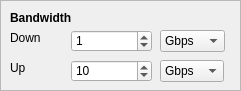
    <widget class="QFrame" name="frame">
     <property name="geometry">
      <rect>
       <x>10</x>
       <y>260</y>
       <width>241</width>
       <height>91</height>
      </rect>
     </property>
     <property name="frameShape">
      <enum>QFrame::StyledPanel</enum>
     </property>
     <property name="frameShadow">
      <enum>QFrame::Raised</enum>
     </property>
     <widget class="QComboBox" name="user_bw_up_unit">
      <property name="geometry">
       <rect>
        <x>160</x>
        <y>60</y>
        <width>64</width>
        <height>22</height>
       </rect>
      </property>
      <property name="currentIndex">
       <number>1</number>
      </property>
      <item>
       <property name="text">
        <string>Mbps</string>
       </property>
      </item>
      <item>
       <property name="text">
        <string>Gbps</string>
       </property>
      </item>
     </widget>
     <widget class="QComboBox" name="user_bw_down_unit">
      <property name="geometry">
       <rect>
        <x>160</x>
        <y>30</y>
        <width>65</width>
        <height>22</height>
       </rect>
      </property>
      <property name="currentIndex">
       <number>1</number>
      </property>
      <item>
       <property name="text">
        <string>Mbps</string>
       </property>
      </item>
      <item>
       <property name="text">
        <string>Gbps</string>
       </property>
      </item>
     </widget>
     <widget class="QSpinBox" name="user_bw_up">
      <property name="geometry">
       <rect>
        <x>71</x>
        <y>60</y>
        <width>81</width>
        <height>22</height>
       </rect>
      </property>
      <property name="value">
       <number>10</number>
      </property>
     </widget>
     <widget class="QLabel" name="label_5">
      <property name="geometry">
       <rect>
        <x>10</x>
        <y>30</y>
        <width>41</width>
        <height>16</height>
       </rect>
      </property>
      <property name="text">
       <string>Down</string>
      </property>
     </widget>
     <widget class="QSpinBox" name="user_bw_down">
      <property name="geometry">
       <rect>
        <x>71</x>
        <y>30</y>
        <width>81</width>
        <height>22</height>
       </rect>
      </property>
      <property name="maximum">
       <number>999</number>
      </property>
      <property name="value">
       <number>1</number>
      </property>
     </widget>
     <widget class="QLabel" name="label_6">
      <property name="geometry">
       <rect>
        <x>10</x>
        <y>60</y>
        <width>61</width>
        <height>16</height>
       </rect>
      </property>
      <property name="text">
       <string>Up</string>
      </property>
     </widget>
     <widget class="QLabel" name="label_7">
      <property name="geometry">
       <rect>
        <x>10</x>
        <y>10</y>
        <width>111</width>
        <height>16</height>
       </rect>
      </property>
      <property name="font">
       <font>
        <weight>75</weight>
        <bold>true</bold>
       </font>
      </property>
      <property name="text">
       <string>Bandwidth</string>
      </property>
     </widget>
    </widget>
